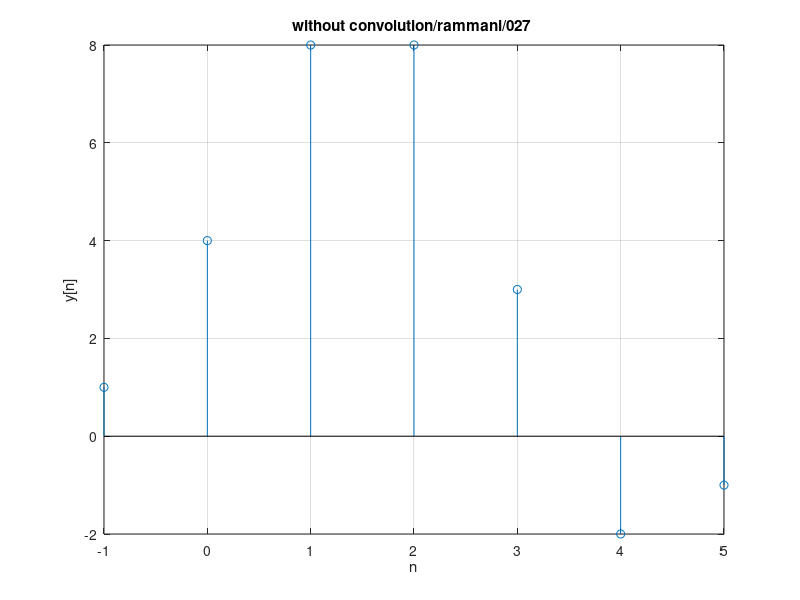

Here is the MATLAB script that generated this plot:
%2. two discrete signals are given as h[n] = {1,2, 1, -1} and x[n] = {1, 2, 3,1}
%plot these two signals
%a. wihtout using convolution function

clc;
close all;
clear all;
h = [1 2 1 -1];
nh = [ -1 0 1 2];
x = [ 1 2 3 1];
nx = [0 1 2 3];
X = [x, zeros(1, length(h))]; % why?
H = [h, zeros(1, length(x))]; % again why?
n1 = length(x);
n2 = length(h);

for n=1:n1+n2-1
    y(n) = 0;
    for k=1:n1
        if((n-k+1)>0)
            y(n)= y(n)+X(k)*H(n-k+1);
        end;
    end;
end;

n = min(nh) + min(nx):max(nh) + max(nx);
stem(n,y);
xlabel('n');
ylabel('y[n]');
title('without convolution/rammani/027 ');
grid on;